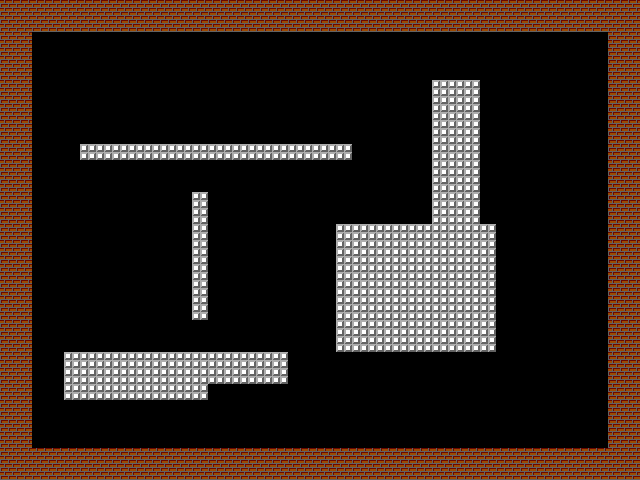

Below is a game level as drawn by its tile map, then a one-line description and the .tmx file that defines it, in full:
An orthogonal 40x30 tile map with 16x16 px tiles, 1 tile layer (Tile Layer 1).

<map version="1.0" orientation="orthogonal" renderorder="right-down" width="40" height="30" tilewidth="16" tileheight="16" nextobjectid="1">
 <tileset firstgid="1" name="battlecity" tilewidth="16" tileheight="16" tilecount="400" columns="25">
  <image source="battlecity.png" trans="000000" width="400" height="256" />
 </tileset>
 <layer name="Tile Layer 1" width="40" height="30">
  <data encoding="csv">
17,17,17,17,17,17,17,17,17,17,17,17,17,17,17,17,17,17,17,17,17,17,17,17,17,17,17,17,17,17,17,17,17,17,17,17,17,17,17,17,
17,17,17,17,17,17,17,17,17,17,17,17,17,17,17,17,17,17,17,17,17,17,17,17,17,17,17,17,17,17,17,17,17,17,17,17,17,17,17,17,
17,17,0,0,0,0,0,0,0,0,0,0,0,0,0,0,0,0,0,0,0,0,0,0,0,0,0,0,0,0,0,0,0,0,0,0,0,0,17,17,
17,17,0,0,0,0,0,0,0,0,0,0,0,0,0,0,0,0,0,0,0,0,0,0,0,0,0,0,0,0,0,0,0,0,0,0,0,0,17,17,
17,17,0,0,0,0,0,0,0,0,0,0,0,0,0,0,0,0,0,0,0,0,0,0,0,0,0,0,0,0,0,0,0,0,0,0,0,0,17,17,
17,17,0,0,0,0,0,0,0,0,0,0,0,0,0,0,0,0,0,0,0,0,0,0,0,0,0,42,42,42,0,0,0,0,0,0,0,0,17,17,
17,17,0,0,0,0,0,0,0,0,0,0,0,0,0,0,0,0,0,0,0,0,0,0,0,0,0,42,42,42,0,0,0,0,0,0,0,0,17,17,
17,17,0,0,0,0,0,0,0,0,0,0,0,0,0,0,0,0,0,0,0,0,0,0,0,0,0,42,42,42,0,0,0,0,0,0,0,0,17,17,
17,17,0,0,0,0,0,0,0,0,0,0,0,0,0,0,0,0,0,0,0,0,0,0,0,0,0,42,42,42,0,0,0,0,0,0,0,0,17,17,
17,17,0,0,0,42,42,42,42,42,42,42,42,42,42,42,42,42,42,42,42,42,0,0,0,0,0,42,42,42,0,0,0,0,0,0,0,0,17,17,
17,17,0,0,0,0,0,0,0,0,0,0,0,0,0,0,0,0,0,0,0,0,0,0,0,0,0,42,42,42,0,0,0,0,0,0,0,0,17,17,
17,17,0,0,0,0,0,0,0,0,0,0,0,0,0,0,0,0,0,0,0,0,0,0,0,0,0,42,42,42,0,0,0,0,0,0,0,0,17,17,
17,17,0,0,0,0,0,0,0,0,0,0,42,0,0,0,0,0,0,0,0,0,0,0,0,0,0,42,42,42,0,0,0,0,0,0,0,0,17,17,
17,17,0,0,0,0,0,0,0,0,0,0,42,0,0,0,0,0,0,0,0,0,0,0,0,0,0,42,42,42,0,0,0,0,0,0,0,0,17,17,
17,17,0,0,0,0,0,0,0,0,0,0,42,0,0,0,0,0,0,0,0,42,42,42,42,42,42,42,42,42,42,0,0,0,0,0,0,0,17,17,
17,17,0,0,0,0,0,0,0,0,0,0,42,0,0,0,0,0,0,0,0,42,42,42,42,42,42,42,42,42,42,0,0,0,0,0,0,0,17,17,
17,17,0,0,0,0,0,0,0,0,0,0,42,0,0,0,0,0,0,0,0,42,42,42,42,42,42,42,42,42,42,0,0,0,0,0,0,0,17,17,
17,17,0,0,0,0,0,0,0,0,0,0,42,0,0,0,0,0,0,0,0,42,42,42,42,42,42,42,42,42,42,0,0,0,0,0,0,0,17,17,
17,17,0,0,0,0,0,0,0,0,0,0,42,0,0,0,0,0,0,0,0,42,42,42,42,42,42,42,42,42,42,0,0,0,0,0,0,0,17,17,
17,17,0,0,0,0,0,0,0,0,0,0,42,0,0,0,0,0,0,0,0,42,42,42,42,42,42,42,42,42,42,0,0,0,0,0,0,0,17,17,
17,17,0,0,0,0,0,0,0,0,0,0,0,0,0,0,0,0,0,0,0,42,42,42,42,42,42,42,42,42,42,0,0,0,0,0,0,0,17,17,
17,17,0,0,0,0,0,0,0,0,0,0,0,0,0,0,0,0,0,0,0,42,42,42,42,42,42,42,42,42,42,0,0,0,0,0,0,0,17,17,
17,17,0,0,42,42,42,42,42,42,42,42,42,42,42,42,42,42,0,0,0,0,0,0,0,0,0,0,0,0,0,0,0,0,0,0,0,0,17,17,
17,17,0,0,42,42,42,42,42,42,42,42,42,42,42,42,42,42,0,0,0,0,0,0,0,0,0,0,0,0,0,0,0,0,0,0,0,0,17,17,
17,17,0,0,42,42,42,42,42,42,42,42,42,0,0,0,0,0,0,0,0,0,0,0,0,0,0,0,0,0,0,0,0,0,0,0,0,0,17,17,
17,17,0,0,0,0,0,0,0,0,0,0,0,0,0,0,0,0,0,0,0,0,0,0,0,0,0,0,0,0,0,0,0,0,0,0,0,0,17,17,
17,17,0,0,0,0,0,0,0,0,0,0,0,0,0,0,0,0,0,0,0,0,0,0,0,0,0,0,0,0,0,0,0,0,0,0,0,0,17,17,
17,17,0,0,0,0,0,0,0,0,0,0,0,0,0,0,0,0,0,0,0,0,0,0,0,0,0,0,0,0,0,0,0,0,0,0,0,0,17,17,
17,17,17,17,17,17,17,17,17,17,17,17,17,17,17,17,17,17,17,17,17,17,17,17,17,17,17,17,17,17,17,17,17,17,17,17,17,17,17,17,
17,17,17,17,17,17,17,17,17,17,17,17,17,17,17,17,17,17,17,17,17,17,17,17,17,17,17,17,17,17,17,17,17,17,17,17,17,17,17,17
</data>
 </layer>
</map>
